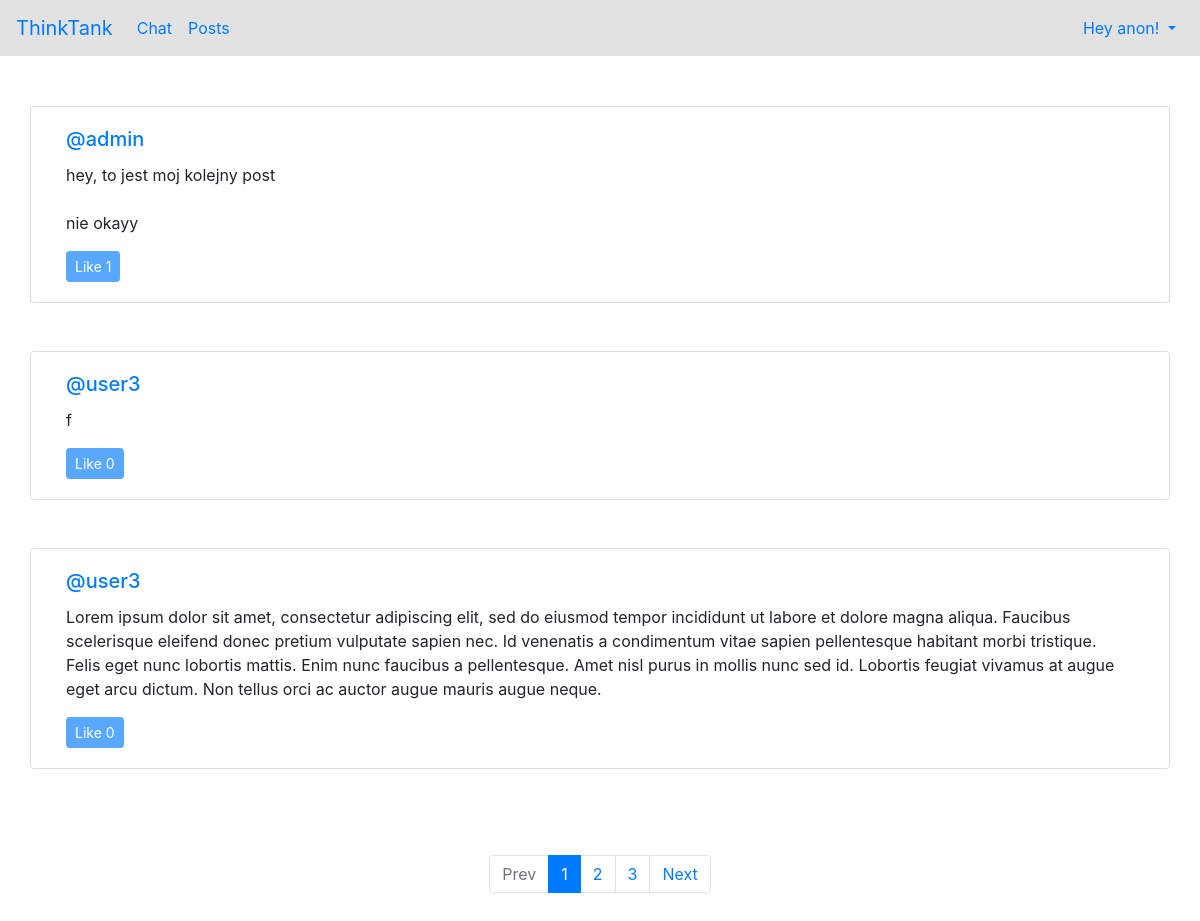
Page /post/view/ on the earlier database version.
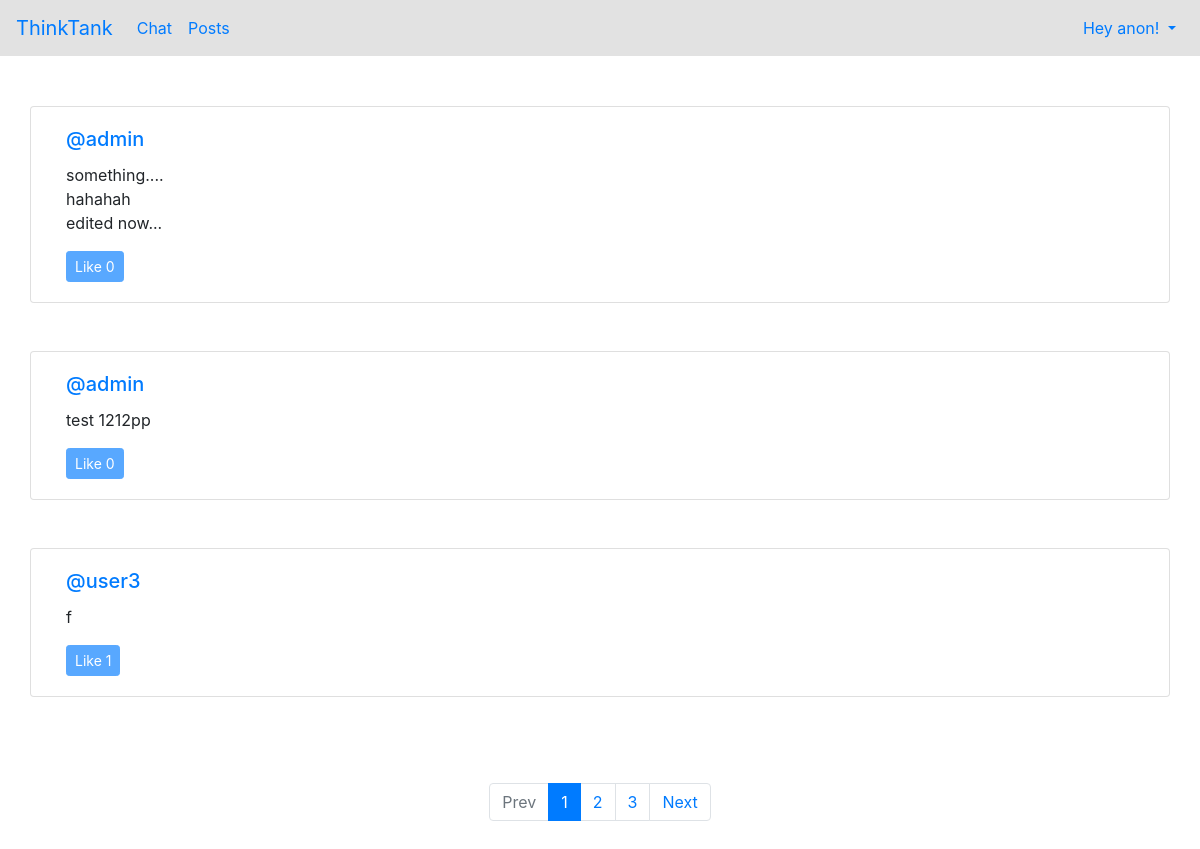
Same page on the later database version.
### post/models.py (models this page shows, shortened)
class Post(models.Model):
    content = models.TextField(
        null=False,
        blank=False,
        max_length=500
    )
    likes = models.ManyToManyField(
        to='user.User',
        blank=True,
        related_name='posts_liked_by_user'
    )
    author = models.ForeignKey(
        to='user.User',
        on_delete=models.CASCADE
    )
    created_at = models.DateTimeField(
        auto_now_add=True
    )
    updated_at = models.DateTimeField(
        auto_now=True
    )

### user/models.py (models this page shows, shortened)
class User(AbstractUser):
    bio = models.TextField(
        max_length=200,
        null=False,
        blank=True,
    )
    following = models.ManyToManyField(
        'self',
        blank=True,
        symmetrical=False,
        related_name='followers',
    )
    priv_chats = models.ManyToManyField(
        'self',
        symmetrical=False,
        through=PrivRoom,
    )

### post/views.py (the view)
# urls.py: path('view/', ViewPosts.as_view(), name='view_posts'),
class ViewPosts(ListView):
    model = Post
    paginate_by = 3
    template_name = 'post/viewposts.html'
    ordering = '-pk'
    def get_context_data(self, *, object_list=None, **kwargs):
        context = super().get_context_data(object_list=object_list, **kwargs)
        for post in context['object_list']:
            post.liked = post.likes.filter(pk=self.request.user.pk).exists()
        return context

### thinktank/context_processors.py (called while the page is built, shortened)
def back_button(request: HttpRequest) -> dict:
    return {
        'back': back_url(request),
    }

def navbar(request: HttpRequest) -> dict:
    def parser(welcome: str, links: dict[str, str]) -> dict:
        return {
            'navbar': {
                'welcome': welcome,
                'links': [{'name': k, 'url': v} for k, v in links.items()]
            }
        }
    if (u := request.user).is_anonymous:
        return parser(
            welcome='Hey anon!',
            links={
                'Login': reverse('user:login'),
                'Register': reverse('user:register'),
            }
        )

### thinktank/helpers.py (called while the page is built)
def back_url(request: HttpRequest) -> str:
    prev = 'prev_url'
    prever = 'prever_url'
    default_url = reverse('chat:home')
    referer_url = request.META.get('HTTP_REFERER')
    prever_url = request.session.get(prever, default_url)
    prev_url = request.session.get(prev, default_url)
    curr_url = request.get_full_path()
    if curr_url == prev_url:
        prev_url = prever_url
    request.session[prev] = curr_url
    request.session[prever] = prev_url
    request.session['back'] = referer_url
    return referer_url

### templates/post/viewposts.html (shortened to what this page needs)
{% extends 'base.html' %}
{% load static %}
{% block content %}
  {% for post in object_list %}
    <div class="container-sm card mb-5" id="post_{{ post.pk }}">
      <div class="card-body">
        <a href="{% url 'user:show_user' pk=post.author.pk %}">
          <h5 class="card-title">@{{ post.author }}</h5>
        </a>
        <p class="card-text">{{ post.content|linebreaksbr }}</p>
        <div class="btn-toolbar">
          <div class="btn-group mr-auto">
            <button
              {% if user.is_anonymous %}
                disabled
              {% endif %}
              class="btn btn-sm btn-primary"
              id="button_{{ post.pk }}"
            >
              <span>{% if post.liked %}LIKED!{% else %}Like{% endif %}</span>
              <span>{{ post.likes.count }}</span>
            </button>
          </div>
        </div>
      </div>
    </div>
  {% endfor %}
  <p style="padding-bottom: 100px"></p>
  {% include 'pagination.html' %}
{% endblock %}

### templates/base.html
{% extends 'base_no_navbar.html' %}
{% block content_no_navbar %}
  {% include 'navbar.html' %}
  <p style="padding-bottom: 90px"></p>
  {% block content %}
  {% endblock %}
{% endblock %}

### templates/base_no_navbar.html (shortened to what this page needs)
<!DOCTYPE html>
<html lang="en">
  <head>
    <link rel="stylesheet" href="https://maxcdn.bootstrapcdn.com/bootstrap/4.5.2/css/bootstrap.min.css">
    {% load static %}
    <link
      rel="stylesheet"
      type="text/css"
      href="{% static 'style.css' %}"
    >
  </head>
  <body>
    {% block content_no_navbar %}
    {% endblock %}
  </body>
</html>

### templates/navbar.html (shortened to what this page needs)
<nav class="navbar navbar-expand-sm fixed-top" style="background-color: #e2e2e2">
  <ul class="navbar-nav mr-auto">
    <li class="nav-item">
      <a class="navbar-brand" href="#">ThinkTank</a>
    </li>
    <li class="nav-item">
      <a class="nav-link" href="{% url 'chat:home' %}"> Chat </a>
    </li>
    <li class="nav-item">
      <a class="nav-link" href="{% url 'post:view_posts' %}"> Posts </a>
    </li>
  </ul>
  <ul class="navbar-nav ml-auto">
    <li class="nav-item dropdown">
      <a class="nav-link dropdown-toggle" href="#" id="navbardrop" data-toggle="dropdown">
        {{ navbar.welcome }}
      </a>
    </li>
  </ul>
</nav>

### templates/pagination.html
<div class="d-flex justify-content-center fixed-bottom pb-4">
  <ul class="pagination">
    {% if page_obj.has_previous %}
      <li class="page-item"><a class="page-link" href="?page={{ page_obj.previous_page_number }}">Prev</a></li>
    {% else %}
      <li class="page-item disabled"><a class="page-link" href="#">Prev</a></li>
    {% endif %}
    {% for i in page_obj.paginator.page_range %}
      {% if i == page_obj.number %}
        <li class="page-item active"><a class="page-link" href="#">{{ i }}</a></li>
      {% else %}
        <li class="page-item"><a class="page-link" href="?page={{ i }}">{{ i }}</a></li>
      {% endif %}
    {% endfor %}
    {% if page_obj.has_next %}
      <li class="page-item"><a class="page-link" href="?page={{ page_obj.next_page_number }}">Next</a></li>
    {% else %}
      <li class="page-item disabled"><a class="page-link" href="#">Next</a></li>
    {% endif %}
  </ul>
</div>

Differences in the rows shown:
removed Post: author "admin", content "hey, to jest moj kolejny post nie okayy", shows "Like", likes.count "1"
no longer on this page (row unchanged): Post: author "user3", content "Lorem ipsum dolor sit amet, consectetur adipiscing elit, sed do eiusmod tempor incididunt ut labore et dolore magna aliqua. Faucibus scelerisque eleifend donec pretium vulputate sapien nec. Id venenatis a condimentum vitae sapien pellentesque habitant morbi tristique. Felis eget nunc lobortis mattis. Enim nunc faucibus a pellentesque. Amet nisl purus in mollis nunc sed id. Lobortis feugiat vivamus at augue eget arcu dictum. Non tellus orci ac auctor augue mauris augue neque.", shows "Like", likes.count "0"
added Post: author "admin", content "something.... hahahah edited now...", shows "Like", likes.count "0"
added Post: author "admin", content "test 1212pp", shows "Like", likes.count "0"
computed for Post "user3": likes.count "0" → "1"
